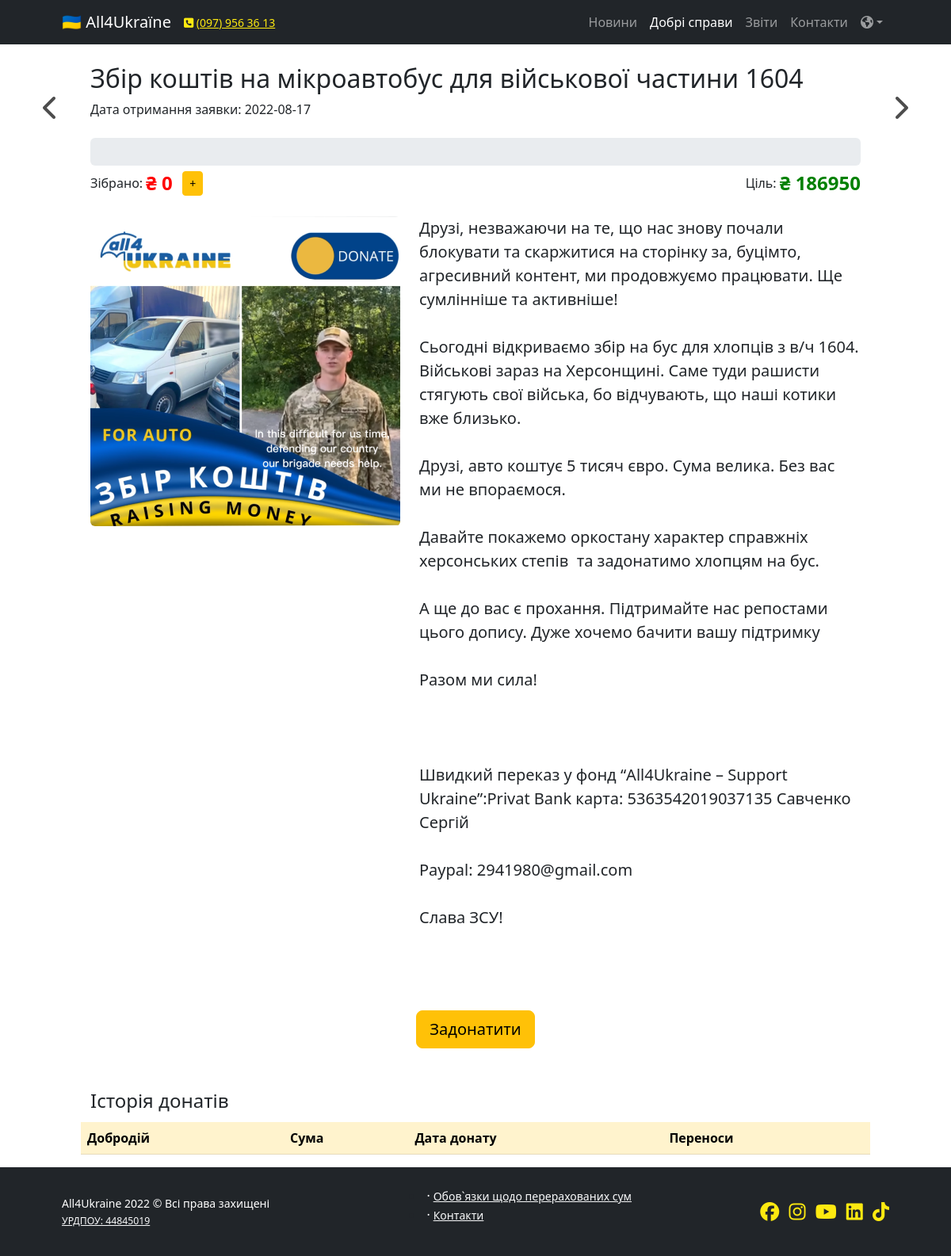
Screenshot of /view/view_order.php?od=31 with the database file from the repository.
### tables this page shows
CREATE TABLE `orders` (
  `order_id` int(11) NOT NULL,
  `name_ua` varchar(255) NOT NULL,
  `name_en` varchar(255) DEFAULT NULL,
  `name_sk` varchar(255) DEFAULT NULL,
  `date` date DEFAULT NULL,
  `goal` int(255) NOT NULL,
  `start_sum` int(255) DEFAULT NULL,
  `pict_src` varchar(255) DEFAULT NULL,
  `descr_ua` varchar(10000) NOT NULL,
  `descr_en` varchar(2000) DEFAULT NULL,
  `descr_ck` varchar(2000) DEFAULT NULL,
  `status` int(255) NOT NULL COMMENT '1 - active\r\n2 - susses\r\n3 - stopped',
  `card_order` int(255) DEFAULT NULL
);

### view/view_order.php (the view, shortened to what this page needs)
<?php
include '../view/header.php';
$menuitem = "orders";
include '../view/menu.php';
include "../dbconnect/dbconnect.php";
if (isset($_GET['od'])){
    $card_order = $_GET['od'];
}
$sql_max_order = $pdo->query("SELECT MAX(card_order) FROM orders");
$order_res = $sql_max_order->fetch(PDO::FETCH_ASSOC);
$max_card = $order_res["MAX(card_order)"];
if (isset($card_order)){
    $sql_order_edit = $pdo->query("SELECT * FROM `orders` WHERE card_order = '$card_order'");
}
else {
    $sql_order_edit = $pdo->query("SELECT * FROM `orders` WHERE order_id = 1");
}
$res_edit = $sql_order_edit->fetch(PDO::FETCH_OBJ);
$sql_sum = $pdo->query("SELECT SUM(sum) FROM donate_list WHERE order_id = '$res_edit->order_id' AND transfer_id IS NULL")->fetch(PDO::FETCH_ASSOC);
$sql_sum_tranіfer = $pdo->query("SELECT SUM(sum) FROM donate_list WHERE transfer_id = '$res_edit->order_id'")->fetch(PDO::FETCH_ASSOC);
$sum = $sql_sum["SUM(sum)"] + $sql_sum_tranіfer["SUM(sum)"] + $res_edit->start_sum;
$prev = $res_edit->card_order - 1;
?>
    <div class="container px-5">
        <div class="row mx-4 d-flex align-items-center">
            <div class="col-sm-12  position-relative">
                <?php
                 if ($res_edit->card_order > 1 )
                    echo
                    '<a href="view_order.php?od=' . $prev . '"><i class="arrow-right fa-solid fa-chevron-right"></i></a>';
                 if ($res_edit->card_order === $max_card )
                     echo
                         '<a href="view_order.php?od=1"><i class="arrow-left fa-solid fa-chevron-left"></i></a>';
                ?>
                <h2 class="mt-4"><?php
                    if (get_user_lang() == "ua") {
                        echo $res_edit->name_ua; }
                    elseif (get_user_lang() == "en") {
                        echo $res_edit->name_en;; }
                    else {
                        echo $res_edit->name_ck;;
                    }
                ?></h2>
                <p class="mb-4"><?= $lang['order_data']?><?= $res_edit->date ?></p>
            </div>
            <div class="col-sm-12">
                <div class="progress ml-2 mb-1" style="height: 35px;">
                </div>
            </div>
            <div class="col-sm-12 orders_numbers mb-4">
                <span class="order_collect_view me-1"><?= $lang['collect']?></span><span class="order_collect_text_view">₴ <?=$sum?> &nbsp</span>
                <a class="donate btn btn-warning btn-sm"  data-bs-toggle="modal" data-bs-target="#modal_donate"
                   data-order-id="<?= $res_edit->order_id ?>" data-card-order="<?= $res_edit->card_order ?>" data-name="<?= $res_edit->name_ua ?>">+</a>
                <span class="order_goal_view me-1"><?= $lang['goal']?></span><span class="order_goal_text_view">₴ <?= $res_edit->goal ?></span>
            </div>
        </div>
        <div class="row mx-4">
            <div class="col-sm-5 d-flex">
                <img class="align-self-start rounded" style="width: 100%" src="../uploads/<?= $res_edit->pict_src ?>">
            </div>
            <div class="col-sm-7 align-self-center">
                <p class="fs-5"><?php
                    if (get_user_lang() == "ua") {
                        echo $res_edit->descr_ua; }
                    elseif (get_user_lang() == "en") {
                        echo $res_edit->descr_en;; }
                    else {
                        echo $res_edit->descr_ck;;
                    }
                    ?></p>
            </div>
        </div>
        <div class="row mt-2">
            <div class="d-flex justify-content-center my-4">
                <a class="donate btn btn-warning my-4 btn-lg" data-bs-toggle="modal" data-bs-target="#modal_donate"
                   data-order-id="<?= $res_edit->order_id ?>" data-card-order="<?= $res_edit->card_order ?>" data-name="<?= $res_edit->name_ua ?>"><?= $lang['donate_btn']?></a>
            </div>
        </div>
        <div class="row mx-4 my-1">
            <h4><?= $lang['donate_history']?></h4>
        </div>
        <div class="row mx-4">
            <table class="table donater-table">
                <thead class="table-warning">
                <tr>
                    <th scope="col"><?= $lang['donater']?></th>
                    <th scope="col"><?= $lang['sum']?></th>
                    <th scope="col"><?= $lang['date']?></th>
                    <th scope="col"><?= $lang['transfers']?></th>
                </tr>
                </thead>
            </table>
        </div>
    </div>
<?php
include '../view/footer.php';
?>

### view/header.php (shortened to what this page needs)
<!doctype html>
<html lang="en">
<head>
    <link href="https://cdn.jsdelivr.net/npm/bootstrap@5.2.0-beta1/dist/css/bootstrap.min.css" rel="stylesheet">
    <link href="../css/style.css" rel="stylesheet" type="text/css">
    <link rel="stylesheet" href="../css/owl.carousel.min.css">
    <link rel="stylesheet" href="../css/owl.theme.default.css">
</head>
<body>

### view/menu.php (shortened to what this page needs)
<?php
function get_user_lang () {
return isset($_COOKIE["lang"]) ? $_COOKIE["lang"] :'ua';
}
require "../modules/language_list.php";
if (get_user_lang() === 'en') {
    $lang = $en;
}
elseif (get_user_lang() === 'ck') {
    $lang = $ck;
}
else {
    $lang = $ua;
}
?>
<nav class="navbar navbar-expand-lg navbar-dark bg-dark">
    <div class="container px-5">
        <a class="navbar-brand" href="index.php">🇺🇦 All4Ukraїne</a>
        <div class="collapse navbar-collapse" id="navbarSupportedContent">
            <small class="text-yellow"><i class="fa-solid fa-square-phone"></i> <a href="tel:+0979563613" class="text-yellow">(097)  956 36 13</a></small>
            <ul class="navbar-nav ms-auto mb-2 mb-lg-0">
                <li class="nav-item">
                    <a class="nav-link <?php if($menuitem == "news") echo "active"?>" aria-current="page" href="news.php"><?= $lang['news']?></a>
                </li>
                <li class="nav-item">
                    <a class="nav-link <?php if($menuitem == "orders") echo "active"?>" aria-current="page" href="order_list.php"><?= $lang['good deeds']?></a>
                </li>
                <li class="nav-item">
                    <a class="nav-link <?php if($menuitem == "report") echo "active"?>" href="report.php"><?= $lang['reports']?></a>
                </li>
                <li class="nav-item">
                    <a class="nav-link <?php if($menuitem == "contacts") echo "active"?>" href="contacts.php"><?= $lang['contacts']?></a>
                </li>
                <li class="nav-item dropdown">
                    <a class="nav-link dropdown-toggle" href="#" id="navbarScrollingDropdown" role="button" data-bs-toggle="dropdown" aria-expanded="false"><i class="fa-solid fa-earth-americas"></i></a>
                </li>
            </ul>
        </div>
    </div>
</nav>

### view/footer.php (shortened to what this page needs)
<footer class="bg-dark py-4 mt-auto">
    <div class="container px-5">
        <div class="row align-items-center justify-content-between flex-column flex-sm-row">
            <div class="col-auto"><div class="small m-0 text-white">All4Ukraine 2022 &copy; Всі права захищені<br><a class="link-light small" href="https://youcontrol.com.ua/en/catalog/company_details/44845019/@imfr0mukraine">УРДПОУ: 44845019</a> </div></div>
            <div class="col-auto">
                <ul>
                    <li>
                        <span class="text-white mx-1">&middot;</span><a class="link-light small" href="#!">Обов`язки щодо перерахованих сум</a>
                    </li>
                    <li>
                        <span class="text-white mx-1">&middot;</span><a class="link-light small" href="#!">Контакти</a>
                    </li>
                </ul>
            </div>
            <div class="col-auto">
                <a href="https://www.facebook.com/all4ukraineua" target="_blank" class="text-yellow"><i class="fa-brands fa-xl fa-facebook"></i></a>
                <a href="https://www.instagram.com/all4ukraine_ua/" target="_blank" class="text-yellow"><i class="fa-brands ms-2 fa-xl fa-instagram"></i></a>
                <a href="https://www.youtube.com/channel/UC33UhCxyFSXd9KZgEoYwLUg" target="_blank" class="text-yellow"><i class="fa-brands ms-2 fa-xl fa-youtube"></i></a>
                <a href="https://www.linkedin.com/company/all4ukraine/" target="_blank" class="text-yellow"><i class="fa-brands ms-2 fa-xl fa-linkedin"></i></a>
                <a href="https://www.tiktok.com/@all4ua.support" target="_blank" class="text-yellow"><i class="fa-brands ms-2 fa-xl fa-tiktok"></i></a>
            </div>
        </div>
    </div>
</footer>
    </body>
</html>

### css/style.css (style rules this page uses)
html { font-size: 16px; }
.text-yellow { color: #fde910; }
.orders_numbers { display: flex; align-items: center; }
.order_collect_text_view { font-weight: bold; color: red; font-size: 1.5rem; }
.order_goal_view { margin-left: auto; }
.order_goal_text_view { font-weight: bold; color: green; font-size: 1.5rem; }
.arrow-left { font-size: 2rem; color: #4d4d4d; position: absolute; left: -3rem; top: 4rem; }
.arrow-right { font-size: 2rem; color: #4d4d4d; position: absolute; right: -3rem; top: 4rem; }

### rows the page displays
orders: name_ua "Збір коштів на мікроавтобус для військової частини 1604", date "2022-08-17", goal "186950", pict_src (picture), descr_ua "Друзі, незважаючи на те, що нас знову почали блокувати та скаржитися на сторінку за, буцімто, агресивний контент, ми продовжуємо працювати. Ще сумлінніше та активніше! Сьогодні відкриваємо збір на бус для хлопців з в/ч 1604. Військові зараз на Херсонщині. Саме туди рашисти стягують свої війська, бо відчувають, що наші котики вже близько. Друзі, авто коштує 5 тисяч євро. Сума велика. Без вас ми не впораємося. Давайте покажемо оркостану характер справжніх херсонських степів та задонатимо хлопцям на бус. А ще до вас є прохання. Підтримайте нас репостами цього допису. Дуже хочемо бачити вашу підтримку Разом ми сила! Швидкий переказ у фонд “All4Ukraine – Support Ukraine”:Privat Bank карта:…"

### other values shown
$lang['news'] "Новини"
$lang['good deeds'] "Добрі справи"
$lang['reports'] "Звіти"
$lang['contacts'] "Контакти"
$lang['order_data'] "Дата отримання заявки:"
$lang['collect'] "Зібрано:"
$sum "0"
$lang['goal'] "Ціль:"
$lang['donate_btn'] "Задонатити"
$lang['donate_history'] "Історія донатів"
$lang['donater'] "Добродій"
$lang['sum'] "Сума"
$lang['date'] "Дата донату"
$lang['transfers'] "Переноси"
